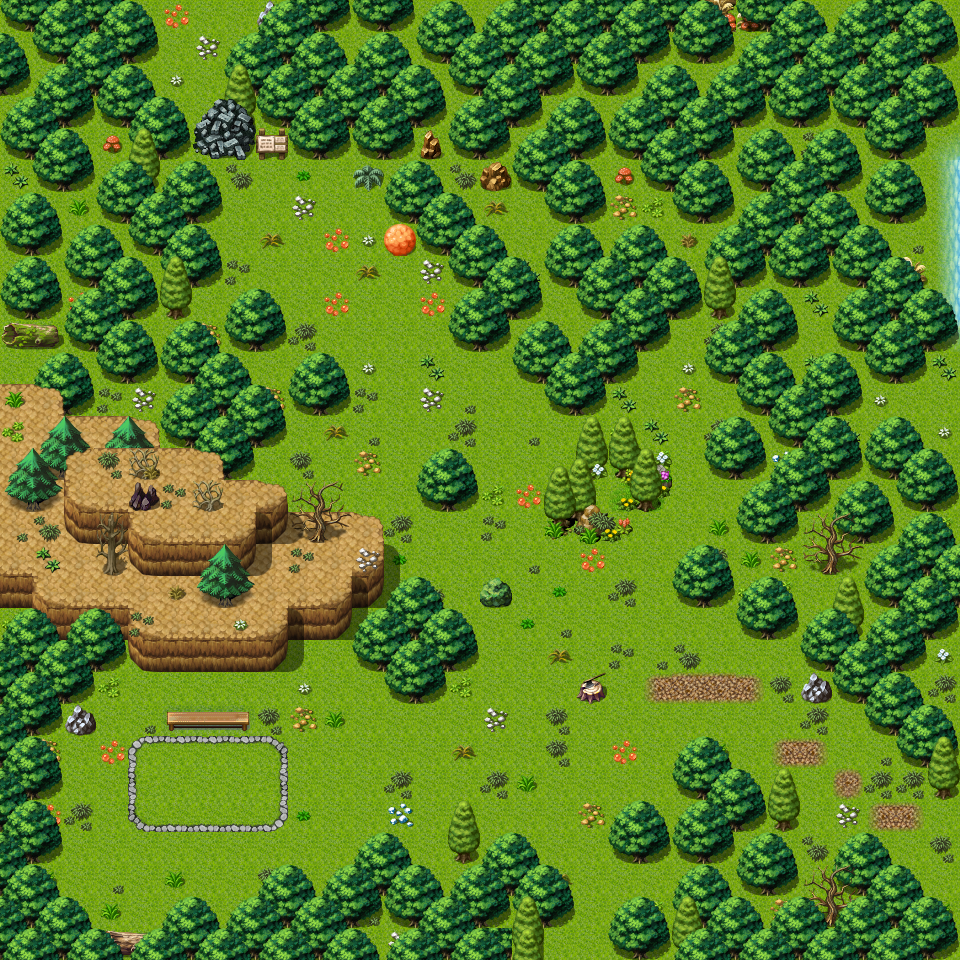

A level layout from a 2D game, rendered from its tile map. Below: a short description, then the map file with tile-grid data replaced by summaries:
An orthogonal 30x30 tile map with 32x32 px tiles, 4 tile layers (Ground, Objects, Above, Above_1), 2 hidden layers not drawn, 61 tilesets and 17 objects (9x spawn, 5x mapchange, 2x script, replace).

<map version="1.0" tiledversion="1.1.5" orientation="orthogonal" renderorder="right-down" width="30" height="30" tilewidth="32" tileheight="32" infinite="0" nextobjectid="44">
 <properties>
  <property name="outdoors" value="1" />
 </properties>
 <tileset firstgid="1" name="map_bed_1" tilewidth="32" tileheight="32" tilecount="128" columns="16">
  <image source="../drawable/map_bed_1.png" width="512" height="256" />
 </tileset>
 <tileset firstgid="129" name="map_border_1" tilewidth="32" tileheight="32" tilecount="128" columns="16">
  <image source="../drawable/map_border_1.png" width="512" height="256" />
 </tileset>
 <tileset firstgid="257" name="map_bridge_1" tilewidth="32" tileheight="32" tilecount="128" columns="16">
  <image source="../drawable/map_bridge_1.png" width="512" height="256" />
 </tileset>
 <tileset firstgid="385" name="map_bridge_2" tilewidth="32" tileheight="32" tilecount="128" columns="16">
  <image source="../drawable/map_bridge_2.png" width="512" height="256" />
 </tileset>
 <tileset firstgid="513" name="map_broken_1" tilewidth="32" tileheight="32" tilecount="128" columns="16">
  <image source="../drawable/map_broken_1.png" width="512" height="256" />
 </tileset>
 <tileset firstgid="641" name="map_cavewall_1" tilewidth="32" tileheight="32" tilecount="108" columns="18">
  <image source="../drawable/map_cavewall_1.png" width="576" height="192" />
 </tileset>
 <tileset firstgid="749" name="map_cavewall_2" tilewidth="32" tileheight="32" tilecount="108" columns="18">
  <image source="../drawable/map_cavewall_2.png" width="576" height="192" />
 </tileset>
 <tileset firstgid="857" name="map_cavewall_3" tilewidth="32" tileheight="32" tilecount="108" columns="18">
  <image source="../drawable/map_cavewall_3.png" width="576" height="192" />
 </tileset>
 <tileset firstgid="965" name="map_cavewall_4" tilewidth="32" tileheight="32" tilecount="108" columns="18">
  <image source="../drawable/map_cavewall_4.png" width="576" height="192" />
 </tileset>
 <tileset firstgid="1073" name="map_chair_table_1" tilewidth="32" tileheight="32" tilecount="128" columns="16">
  <image source="../drawable/map_chair_table_1.png" width="512" height="256" />
 </tileset>
 <tileset firstgid="1201" name="map_chair_table_2" tilewidth="32" tileheight="32" tilecount="128" columns="16">
  <image source="../drawable/map_chair_table_2.png" width="512" height="256" />
 </tileset>
 <tileset firstgid="1329" name="map_crate_1" tilewidth="32" tileheight="32" tilecount="128" columns="16">
  <image source="../drawable/map_crate_1.png" width="512" height="256" />
 </tileset>
 <tileset firstgid="1457" name="map_cupboard_1" tilewidth="32" tileheight="32" tilecount="128" columns="16">
  <image source="../drawable/map_cupboard_1.png" width="512" height="256" />
 </tileset>
 <tileset firstgid="1585" name="map_curtain_1" tilewidth="32" tileheight="32" tilecount="128" columns="16">
  <image source="../drawable/map_curtain_1.png" width="512" height="256" />
 </tileset>
 <tileset firstgid="1713" name="map_entrance_1" tilewidth="32" tileheight="32" tilecount="128" columns="16">
  <image source="../drawable/map_entrance_1.png" width="512" height="256" />
 </tileset>
 <tileset firstgid="1841" name="map_entrance_2" tilewidth="32" tileheight="32" tilecount="128" columns="16">
  <image source="../drawable/map_entrance_2.png" width="512" height="256" />
 </tileset>
 <tileset firstgid="1969" name="map_fence_1" tilewidth="32" tileheight="32" tilecount="128" columns="16">
  <image source="../drawable/map_fence_1.png" width="512" height="256" />
 </tileset>
 <tileset firstgid="2097" name="map_fence_2" tilewidth="32" tileheight="32" tilecount="128" columns="16">
  <image source="../drawable/map_fence_2.png" width="512" height="256" />
 </tileset>
 <tileset firstgid="2225" name="map_fence_3" tilewidth="32" tileheight="32" tilecount="128" columns="16">
  <image source="../drawable/map_fence_3.png" width="512" height="256" />
 </tileset>
 <tileset firstgid="2353" name="map_fence_4" tilewidth="32" tileheight="32" tilecount="128" columns="16">
  <image source="../drawable/map_fence_4.png" width="512" height="256" />
 </tileset>
 <tileset firstgid="2481" name="map_ground_1" tilewidth="32" tileheight="32" tilecount="128" columns="16">
  <image source="../drawable/map_ground_1.png" width="512" height="256" />
 </tileset>
 <tileset firstgid="2609" name="map_ground_2" tilewidth="32" tileheight="32" tilecount="128" columns="16">
  <image source="../drawable/map_ground_2.png" width="512" height="256" />
 </tileset>
 <tileset firstgid="2737" name="map_ground_3" tilewidth="32" tileheight="32" tilecount="128" columns="16">
  <image source="../drawable/map_ground_3.png" width="512" height="256" />
 </tileset>
 <tileset firstgid="2865" name="map_ground_4" tilewidth="32" tileheight="32" tilecount="128" columns="16">
  <image source="../drawable/map_ground_4.png" width="512" height="256" />
 </tileset>
 <tileset firstgid="2993" name="map_ground_5" tilewidth="32" tileheight="32" tilecount="128" columns="16">
  <image source="../drawable/map_ground_5.png" width="512" height="256" />
 </tileset>
 <tileset firstgid="3121" name="map_ground_6" tilewidth="32" tileheight="32" tilecount="128" columns="16">
  <image source="../drawable/map_ground_6.png" width="512" height="256" />
 </tileset>
 <tileset firstgid="3249" name="map_ground_7" tilewidth="32" tileheight="32" tilecount="128" columns="16">
  <image source="../drawable/map_ground_7.png" width="512" height="256" />
 </tileset>
 <tileset firstgid="3377" name="map_ground_8" tilewidth="32" tileheight="32" tilecount="128" columns="16">
  <image source="../drawable/map_ground_8.png" width="512" height="256" />
 </tileset>
 <tileset firstgid="3505" name="map_house_1" tilewidth="32" tileheight="32" tilecount="128" columns="16">
  <image source="../drawable/map_house_1.png" width="512" height="256" />
 </tileset>
 <tileset firstgid="3633" name="map_house_2" tilewidth="32" tileheight="32" tilecount="128" columns="16">
  <image source="../drawable/map_house_2.png" width="512" height="256" />
 </tileset>
 <tileset firstgid="3761" name="map_indoor_1" tilewidth="32" tileheight="32" tilecount="128" columns="16">
  <image source="../drawable/map_indoor_1.png" width="512" height="256" />
 </tileset>
 <tileset firstgid="3889" name="map_indoor_2" tilewidth="32" tileheight="32" tilecount="128" columns="16">
  <image source="../drawable/map_indoor_2.png" width="512" height="256" />
 </tileset>
 <tileset firstgid="4017" name="map_kitchen_1" tilewidth="32" tileheight="32" tilecount="128" columns="16">
  <image source="../drawable/map_kitchen_1.png" width="512" height="256" />
 </tileset>
 <tileset firstgid="4145" name="map_outdoor_1" tilewidth="32" tileheight="32" tilecount="128" columns="16">
  <image source="../drawable/map_outdoor_1.png" width="512" height="256" />
 </tileset>
 <tileset firstgid="4273" name="map_pillar_1" tilewidth="32" tileheight="32" tilecount="128" columns="16">
  <image source="../drawable/map_pillar_1.png" width="512" height="256" />
 </tileset>
 <tileset firstgid="4401" name="map_pillar_2" tilewidth="32" tileheight="32" tilecount="128" columns="16">
  <image source="../drawable/map_pillar_2.png" width="512" height="256" />
 </tileset>
 <tileset firstgid="4529" name="map_plant_1" tilewidth="32" tileheight="32" tilecount="128" columns="16">
  <image source="../drawable/map_plant_1.png" width="512" height="256" />
 </tileset>
 <tileset firstgid="4657" name="map_plant_2" tilewidth="32" tileheight="32" tilecount="128" columns="16">
  <image source="../drawable/map_plant_2.png" width="512" height="256" />
 </tileset>
 <tileset firstgid="4785" name="map_rock_1" tilewidth="32" tileheight="32" tilecount="128" columns="16">
  <image source="../drawable/map_rock_1.png" width="512" height="256" />
 </tileset>
 <tileset firstgid="4913" name="map_rock_2" tilewidth="32" tileheight="32" tilecount="128" columns="16">
  <image source="../drawable/map_rock_2.png" width="512" height="256" />
 </tileset>
 <tileset firstgid="5041" name="map_roof_1" tilewidth="32" tileheight="32" tilecount="128" columns="16">
  <image source="../drawable/map_roof_1.png" width="512" height="256" />
 </tileset>
 <tileset firstgid="5169" name="map_roof_2" tilewidth="32" tileheight="32" tilecount="128" columns="16">
  <image source="../drawable/map_roof_2.png" width="512" height="256" />
 </tileset>
 <tileset firstgid="5297" name="map_roof_3" tilewidth="32" tileheight="32" tilecount="128" columns="16">
  <image source="../drawable/map_roof_3.png" width="512" height="256" />
 </tileset>
 <tileset firstgid="5425" name="map_shop_1" tilewidth="32" tileheight="32" tilecount="128" columns="16">
  <image source="../drawable/map_shop_1.png" width="512" height="256" />
 </tileset>
 <tileset firstgid="5553" name="map_sign_ladder_1" tilewidth="32" tileheight="32" tilecount="128" columns="16">
  <image source="../drawable/map_sign_ladder_1.png" width="512" height="256" />
 </tileset>
 <tileset firstgid="5681" name="map_table_1" tilewidth="32" tileheight="32" tilecount="128" columns="16">
  <image source="../drawable/map_table_1.png" width="512" height="256" />
 </tileset>
 <tileset firstgid="5809" name="map_trail_1" tilewidth="32" tileheight="32" tilecount="128" columns="16">
  <image source="../drawable/map_trail_1.png" width="512" height="256" />
 </tileset>
 <tileset firstgid="5937" name="map_transition_1" tilewidth="32" tileheight="32" tilecount="128" columns="16">
  <image source="../drawable/map_transition_1.png" width="512" height="256" />
 </tileset>
 <tileset firstgid="6065" name="map_transition_2" tilewidth="32" tileheight="32" tilecount="128" columns="16">
  <image source="../drawable/map_transition_2.png" width="512" height="256" />
 </tileset>
 <tileset firstgid="6193" name="map_transition_3" tilewidth="32" tileheight="32" tilecount="128" columns="16">
  <image source="../drawable/map_transition_3.png" width="512" height="256" />
 </tileset>
 <tileset firstgid="6321" name="map_transition_4" tilewidth="32" tileheight="32" tilecount="128" columns="16">
  <image source="../drawable/map_transition_4.png" width="512" height="256" />
 </tileset>
 <tileset firstgid="6449" name="map_transition_5" tilewidth="32" tileheight="32" tilecount="128" columns="16">
  <image source="../drawable/map_transition_5.png" width="512" height="256" />
 </tileset>
 <tileset firstgid="6577" name="map_tree_1" tilewidth="32" tileheight="32" tilecount="128" columns="16">
  <image source="../drawable/map_tree_1.png" width="512" height="256" />
 </tileset>
 <tileset firstgid="6705" name="map_tree_2" tilewidth="32" tileheight="32" tilecount="128" columns="16">
  <image source="../drawable/map_tree_2.png" width="512" height="256" />
 </tileset>
 <tileset firstgid="6833" name="map_wall_1" tilewidth="32" tileheight="32" tilecount="128" columns="16">
  <image source="../drawable/map_wall_1.png" width="512" height="256" />
 </tileset>
 <tileset firstgid="6961" name="map_wall_2" tilewidth="32" tileheight="32" tilecount="120" columns="15">
  <image source="../drawable/map_wall_2.png" width="480" height="256" />
 </tileset>
 <tileset firstgid="7081" name="map_wall_3" tilewidth="32" tileheight="32" tilecount="120" columns="15">
  <image source="../drawable/map_wall_3.png" width="480" height="256" />
 </tileset>
 <tileset firstgid="7201" name="map_wall_4" tilewidth="32" tileheight="32" tilecount="120" columns="15">
  <image source="../drawable/map_wall_4.png" width="480" height="256" />
 </tileset>
 <tileset firstgid="7321" name="map_window_1" tilewidth="32" tileheight="32" tilecount="128" columns="16">
  <image source="../drawable/map_window_1.png" width="512" height="256" />
 </tileset>
 <tileset firstgid="7449" name="map_window_2" tilewidth="32" tileheight="32" tilecount="128" columns="16">
  <image source="../drawable/map_window_2.png" width="512" height="256" />
 </tileset>
 <tileset firstgid="7577" name="map_guynmart" tilewidth="32" tileheight="32" tilecount="128" columns="16">
  <image source="../drawable/map_guynmart.png" width="512" height="256" />
 </tileset>
 <layer name="Ground" width="30" height="30">
  <data>[900 cells, 900 non-empty, 8 distinct tile ids]</data>
 </layer>
 <layer name="Objects" width="30" height="30">
  <data>[900 cells, 563 non-empty, 79 distinct tile ids]</data>
 </layer>
 <layer name="Above" width="30" height="30">
  <data>[900 cells, 376 non-empty, 22 distinct tile ids]</data>
 </layer>
 <layer name="Above_1" width="30" height="30">
  <data>[900 cells, 0 non-empty, 0 distinct tile ids]</data>
 </layer>
 <layer name="Walkable" width="30" height="30" visible="0">
  <data>[900 cells, 440 non-empty, 1 distinct tile ids]</data>
 </layer>
 <layer name="Walkable_1" width="30" height="30" visible="0">
  <data>[900 cells, 2 non-empty, 1 distinct tile ids]</data>
 </layer>
 <objectgroup name="Mapevents">
  <object id="25" name="east1" type="mapchange" x="928" y="128" width="32" height="32">
   <properties>
    <property name="map" value="guynmart" />
    <property name="place" value="west2" />
   </properties>
  </object>
  <object id="26" name="east2" type="mapchange" x="928" y="352" width="32" height="96">
   <properties>
    <property name="map" value="guynmart" />
    <property name="place" value="west3" />
   </properties>
  </object>
  <object id="27" name="east3" type="mapchange" x="928" y="512" width="32" height="416">
   <properties>
    <property name="map" value="guynmart_wood_1" />
    <property name="place" value="west" />
   </properties>
  </object>
  <object id="28" name="north" type="mapchange" x="128" y="0" width="128" height="32">
   <properties>
    <property name="map" value="guynmart_wood_5" />
    <property name="place" value="south" />
   </properties>
  </object>
  <object id="29" name="guynmart_s_roadClose" type="script" x="256" y="160" width="32" height="32" />
  <object id="39" name="south" type="mapchange" x="544" y="928" width="64" height="32">
   <properties>
    <property name="map" value="guynmart_wood_13" />
    <property name="place" value="north" />
   </properties>
  </object>
  <object id="43" name="guynmart_sRpl_main_1r" type="script" x="896" y="384" width="32" height="64" />
 </objectgroup>
 <objectgroup name="Spawn">
  <object id="42" name="forestserpent2" type="spawn" x="192" y="192" width="256" height="192">
   <properties>
    <property name="quantity" value="2" />
    <property name="spawngroup" value="forestserpent2" />
   </properties>
  </object>
  <object id="41" name="forestserpent2_1" type="spawn" x="480" y="512" width="352" height="192">
   <properties>
    <property name="quantity" value="3" />
    <property name="spawngroup" value="forestserpent2" />
   </properties>
  </object>
  <object id="40" name="forestboar4_1" type="spawn" x="672" y="192" width="224" height="160">
   <properties>
    <property name="quantity" value="2" />
    <property name="spawngroup" value="forestboar4" />
   </properties>
  </object>
  <object id="6" name="forestboar4_2" type="spawn" x="347" y="32" width="549" height="160">
   <properties>
    <property name="quantity" value="3" />
    <property name="spawngroup" value="forestboar4" />
   </properties>
  </object>
  <object id="9" name="guynmart_fighter1" type="spawn" x="160" y="768" width="64" height="32">
   <properties>
    <property name="quantity" value="1" />
   </properties>
  </object>
  <object id="30" name="guynmart_fighter2" type="spawn" x="192" y="768" width="64" height="32">
   <properties>
    <property name="quantity" value="1" />
   </properties>
  </object>
  <object id="31" name="guynmart_spectator1a" type="spawn" x="160" y="704" width="32" height="32">
   <properties>
    <property name="quantity" value="1" />
   </properties>
  </object>
  <object id="37" name="guynmart_spectator1b" type="spawn" x="192" y="704" width="32" height="32">
   <properties>
    <property name="quantity" value="1" />
   </properties>
  </object>
  <object id="34" name="guynmart_spectator2" type="spawn" x="288" y="768" width="32" height="64">
   <properties>
    <property name="quantity" value="1" />
   </properties>
  </object>
 </objectgroup>
 <objectgroup name="Keys" visible="0" />
 <objectgroup name="Replace" visible="0">
  <object id="19" name="guynmart:170" type="replace" x="192" y="96" width="96" height="64">
   <properties>
    <property name="Above" value="Above_1" />
    <property name="Walkable" value="Walkable_1" />
   </properties>
  </object>
 </objectgroup>
</map>
